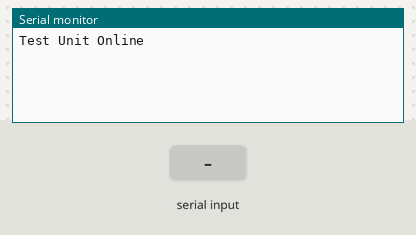
Recording of a sketch running on a simulated Arduino Uno, built with avr-gcc and run on an emulated ATmega328P. Parts: the last lines printed to the serial monitor. The inputs (shaded band) are chosen by the test bench.

Above: at 1.2 s.
1.3 s: "&" received over Serial
At 1.7 s:
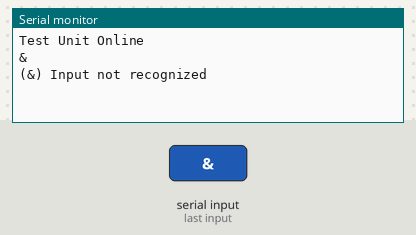
2.9 s: "^" received over Serial
At 4.1 s:
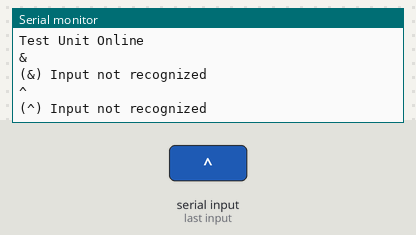
4.5 s: "#" received over Serial
At 5.4 s:
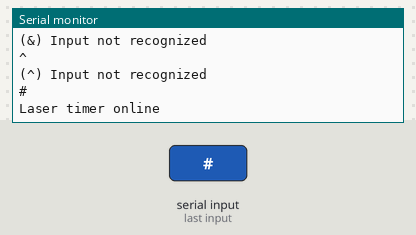
6.1 s: "1" received over Serial
At 6.6 s:
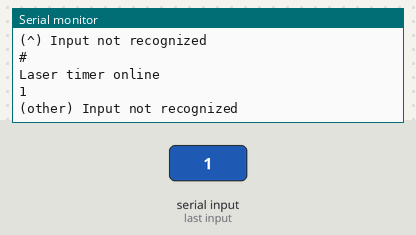

Measured:
- after the input at 1.3 s, the serial monitor: prints a new line after 0.10 s (image 1)
- after the input at 2.9 s, the serial monitor: prints a new line after 0.10 s (image 2)
- after the input at 4.5 s, the serial monitor: prints a new line after 0.10 s (image 3)
- after the input at 6.1 s, the serial monitor: prints a new line after 0.10 s (image 4)

The sketch:

test.ino
```cpp
// Serial communication test code to run on a plain arduino, without all the extra ESP8266 and MQTT stuff from the actual program

const int bufferSize = 500;
char timerInputBuffer[bufferSize];
char outputBuffer[bufferSize];
int j = 0;

bool isTime = 0;
bool isWriteCount = 0;
bool isOnline = 0;
String tubeTime;
String writeCount;

bool isNumeric(String str, int index) {
  for (byte i = index; i < str.length(); i++) {
    if(!isDigit(str.charAt(i))) {
      return false;
    }
  }
  return true;
}

void setup() {
  Serial.begin(115200);
  Serial.print("Test Unit Online\n");
}

void loop() {
  j = 0;
  String timerInput;

  if (Serial.available()){
    delay(100);
    while(Serial.available() && j < bufferSize) {
      timerInputBuffer[j++] = Serial.read();
    }
    timerInputBuffer[j++] = '\0';
    timerInput = String(timerInputBuffer);
    /*for (byte j = 0; j<timerInput.length(); j++) {
      Serial.print("\nCharacter\n");
      Serial.println(timerInput.charAt(j));
      Serial.print("\nValue\n");
      Serial.print(timerInput.charAt(j));
    }*/
    Serial.println(timerInput);

    isTime = 0;
    isWriteCount = 0;
    isOnline = 0;
    timerInput.trim();
    if (timerInput.charAt(0) == '&') {
      if (isNumeric(timerInput,1) && timerInput.length() > 1) {
        isTime = 1;
        tubeTime = timerInput.substring(1);
        tubeTime.toCharArray(outputBuffer,bufferSize);
        Serial.print("Time: ");
        Serial.println(tubeTime);
      }
      else Serial.print("(&) Input not recognized\n");
    }
    else if (timerInput.charAt(0) == '^') {
      // substitute a different logical test below for other data
      if (isNumeric(timerInput,1) && timerInput.length() > 1) {
        isWriteCount = 1;
        writeCount = timerInput.substring(1);
        writeCount.toCharArray(outputBuffer,bufferSize);
        Serial.print("Other: ");
        Serial.println(writeCount);
      }
      else Serial.print("(^) Input not recognized\n");
    }
    else if (timerInput.charAt(0) == '#') {
      isOnline = 1;
      Serial.print("Laser timer online\n");
    }
    else Serial.print("(other) Input not recognized\n");
  }
}
```
